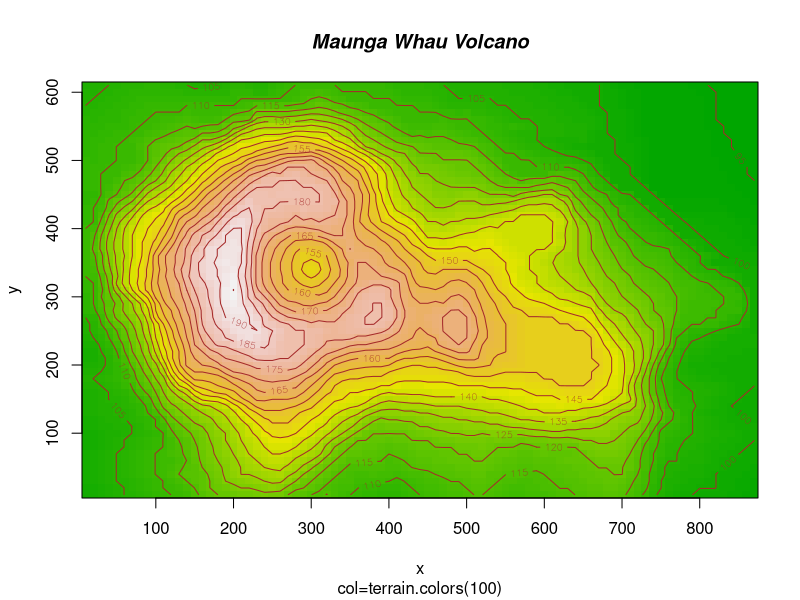
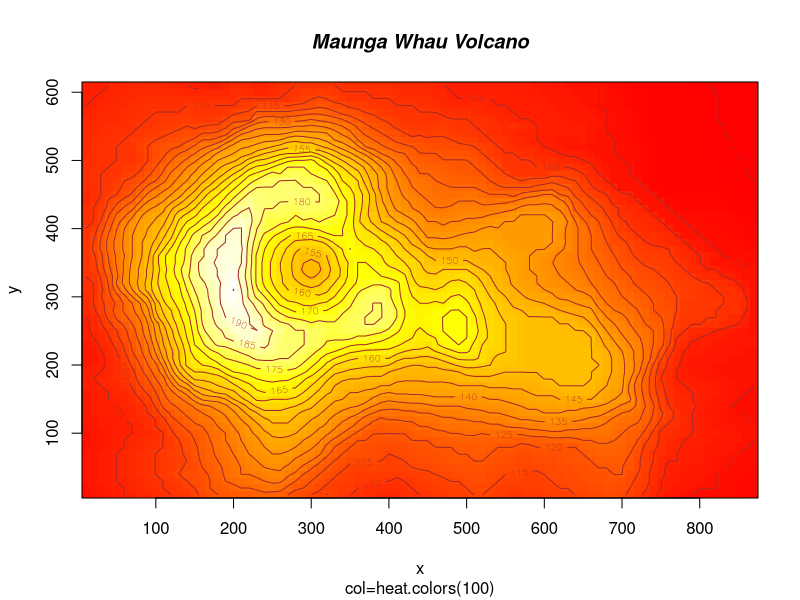
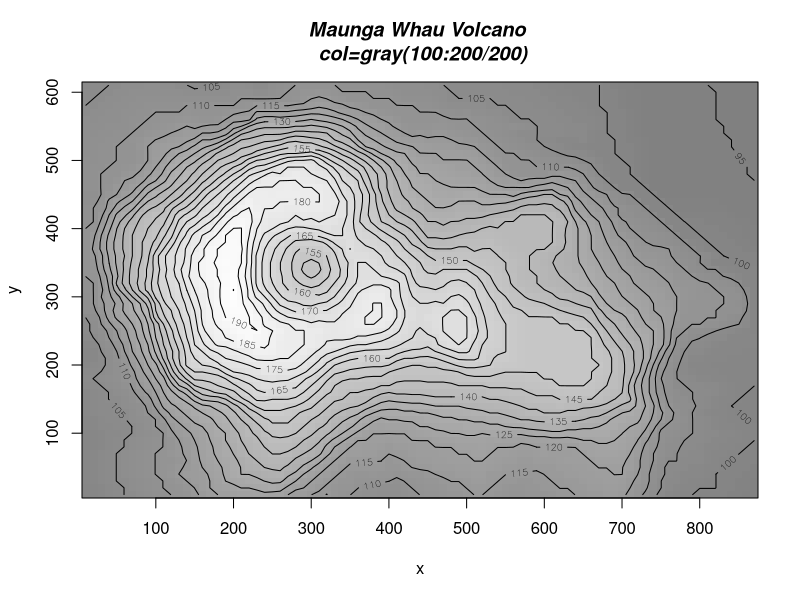
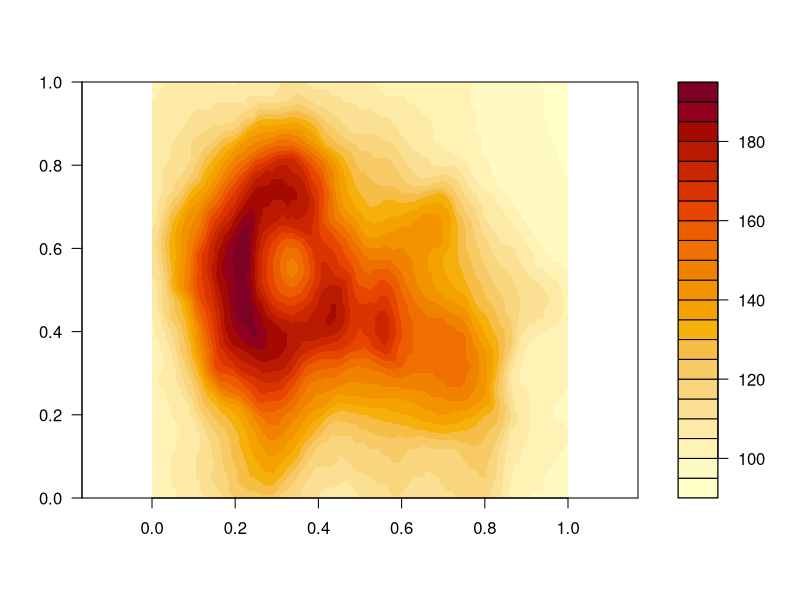
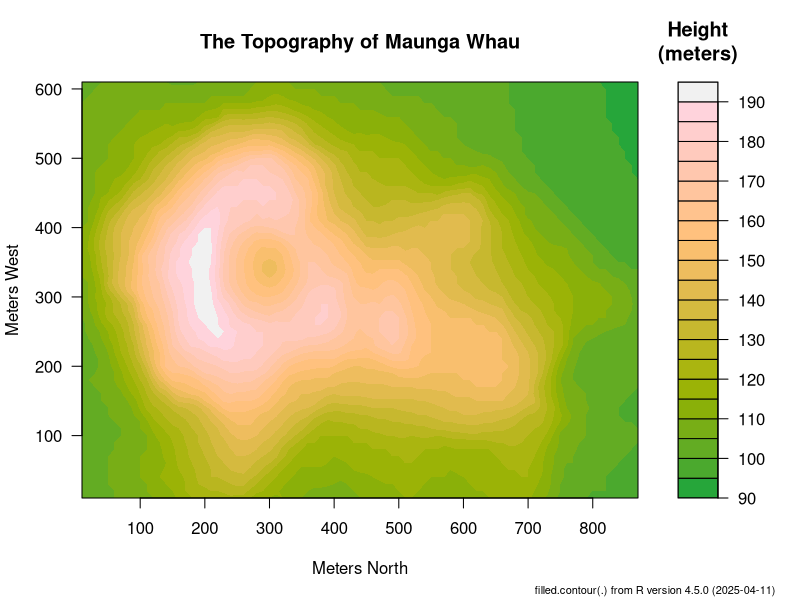
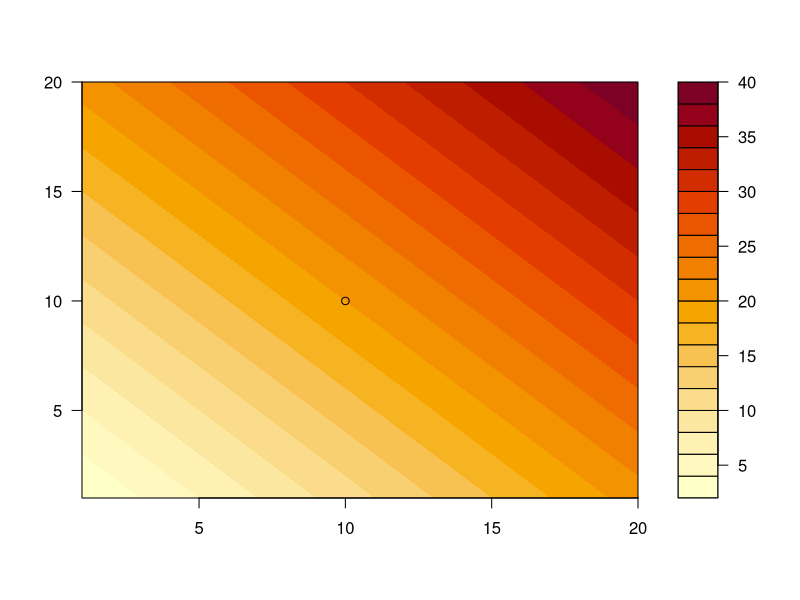
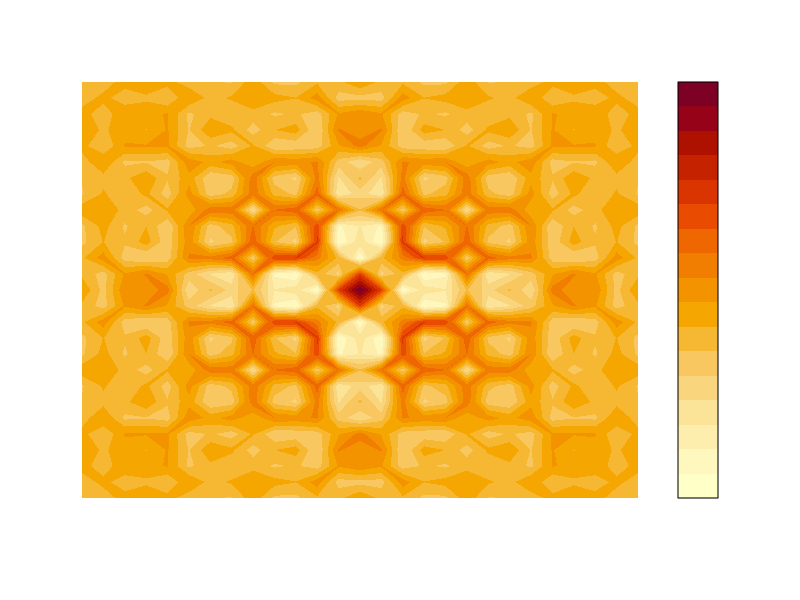
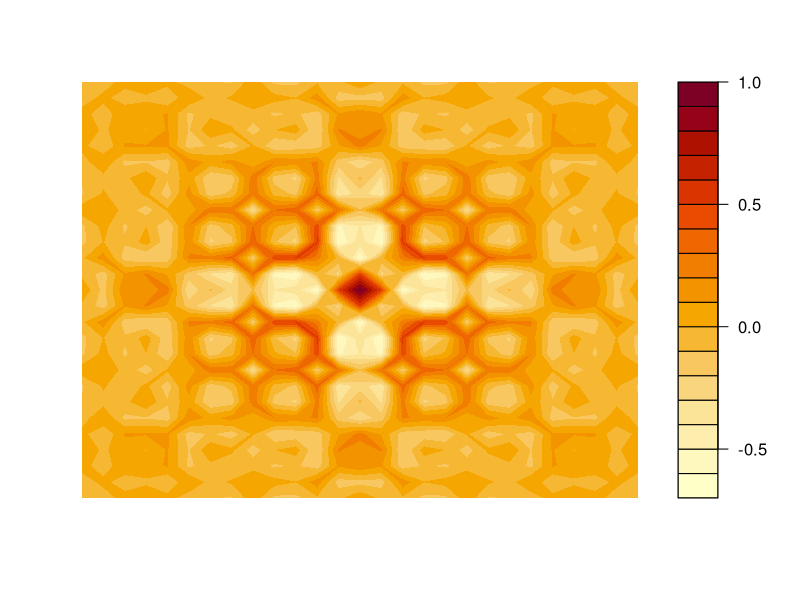

These charts were generated, in order, by the following R code: (Note: this script raises an error after producing the figures.)
## ---- chunk 1
knitr::opts_chunk$set(echo = TRUE)
## ---- chunk 2
demo()
## ---- chunk 3
demo(image)
## ---- chunk 4
demo(graphics)
## ---- chunk 5
hist(cars$speed)
## ---- chunk 6
hist(cars$speed,plot=FALSE)
## ---- chunk 7
hist(cars$speed, main="Car Speeds")
## ---- chunk 8
hist(cars$speed, main="Car Speeds",xlab="Speed",ylab = "Number",border="green",col="blue",labels=TRUE,ylim = c(0,25), xlim=c(0,30))
## ---- chunk 9
plot(cars)
## ---- chunk 10
plot(iris)
## ---- chunk 11
plot(iris[1:3])
## ---- chunk 12
plot(cars$speed)
## ---- chunk 13
plot(mpg ~ ., data=mtcars)
## ---- chunk 14
stem(cars$speed)
## ---- chunk 15
stem(cars$dist)
## ---- chunk 16
par(mgp=c(2,1,0), mar=c(3,3,1,1))
# Fit regression line
require(stats)
reg<-lm(dist ~ speed, data = cars)
coeff=coefficients(reg)
# equation of the line : 
eq = paste0("y = ", round(coeff[2],1), "*x ", round(coeff[1],1))
# plot
plot(cars, main=eq)
abline(reg, col="blue")
## ---- chunk 17
boxplot(mpg~cyl,data=mtcars, main="Car Milage Data",xlab="Number of Cyclinders",
        ylab="Miles Per Galllon")
## ---- chunk 18
clm <- c("mpg","wt","cyl")
summary(mtcars[clm])
## ---- chunk 19
d <- density(mtcars$mpg)
plot(d, main="Kernal Density Miles Per Gallon")
polygon(d, col="red",border="blue")
## ---- chunk 20
dotchart(mtcars$mpg,labels=row.names(mtcars),cex=.7,
         main="Gas Mileage for Car Models",xlab = "Miles Per Gallon")
## ---- chunk 21
library(car) 
scatterplot(mpg ~ wt | cyl, data=mtcars, 
  	xlab="Weight of Car", ylab="Miles Per Gallon", 
   main="Enhanced Scatter Plot", 
   labels=row.names(mtcars))
## ---- chunk 22
pairs(~mpg+disp+drat+wt,data=mtcars, 
   main="Simple Scatterplot Matrix")
